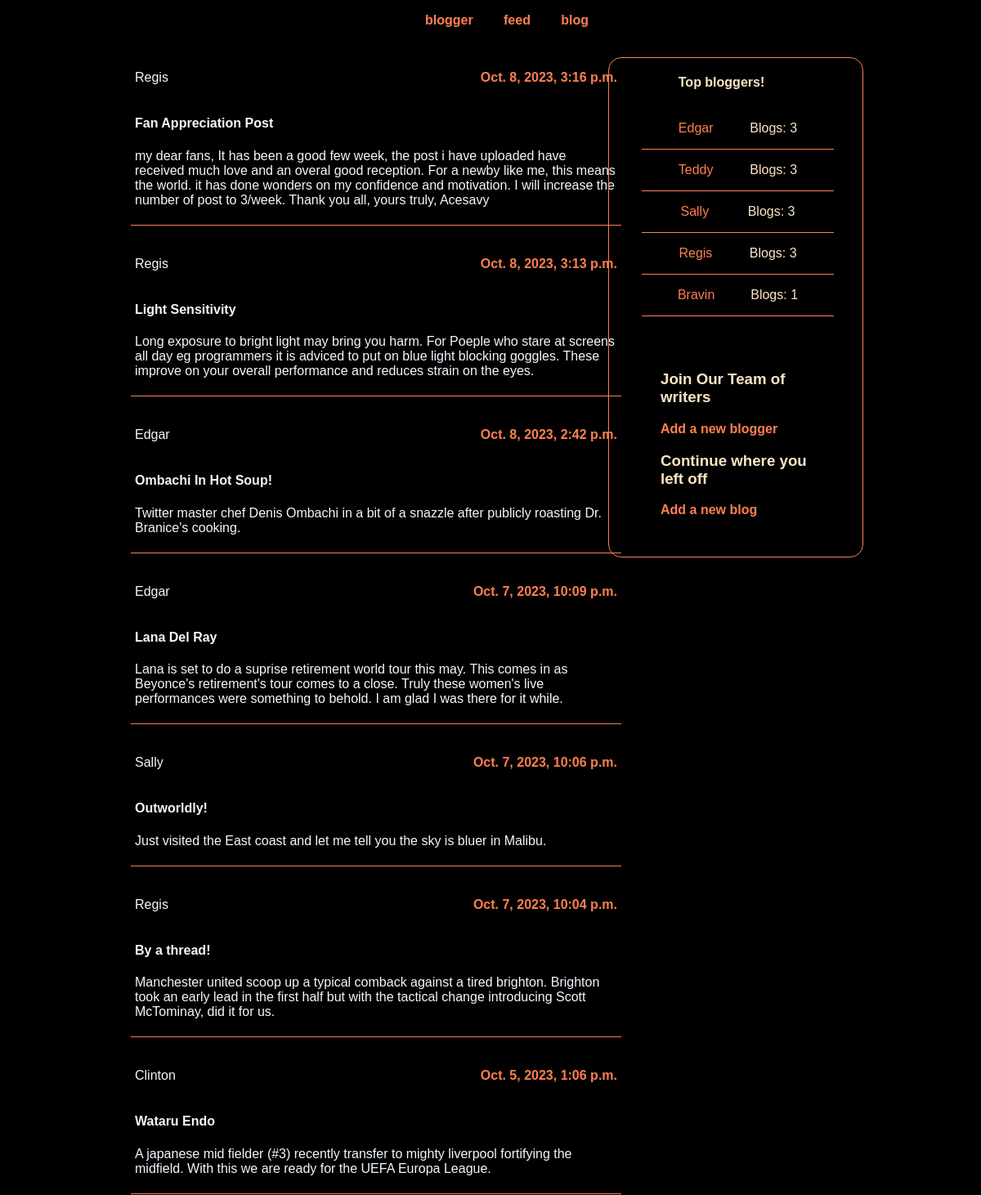
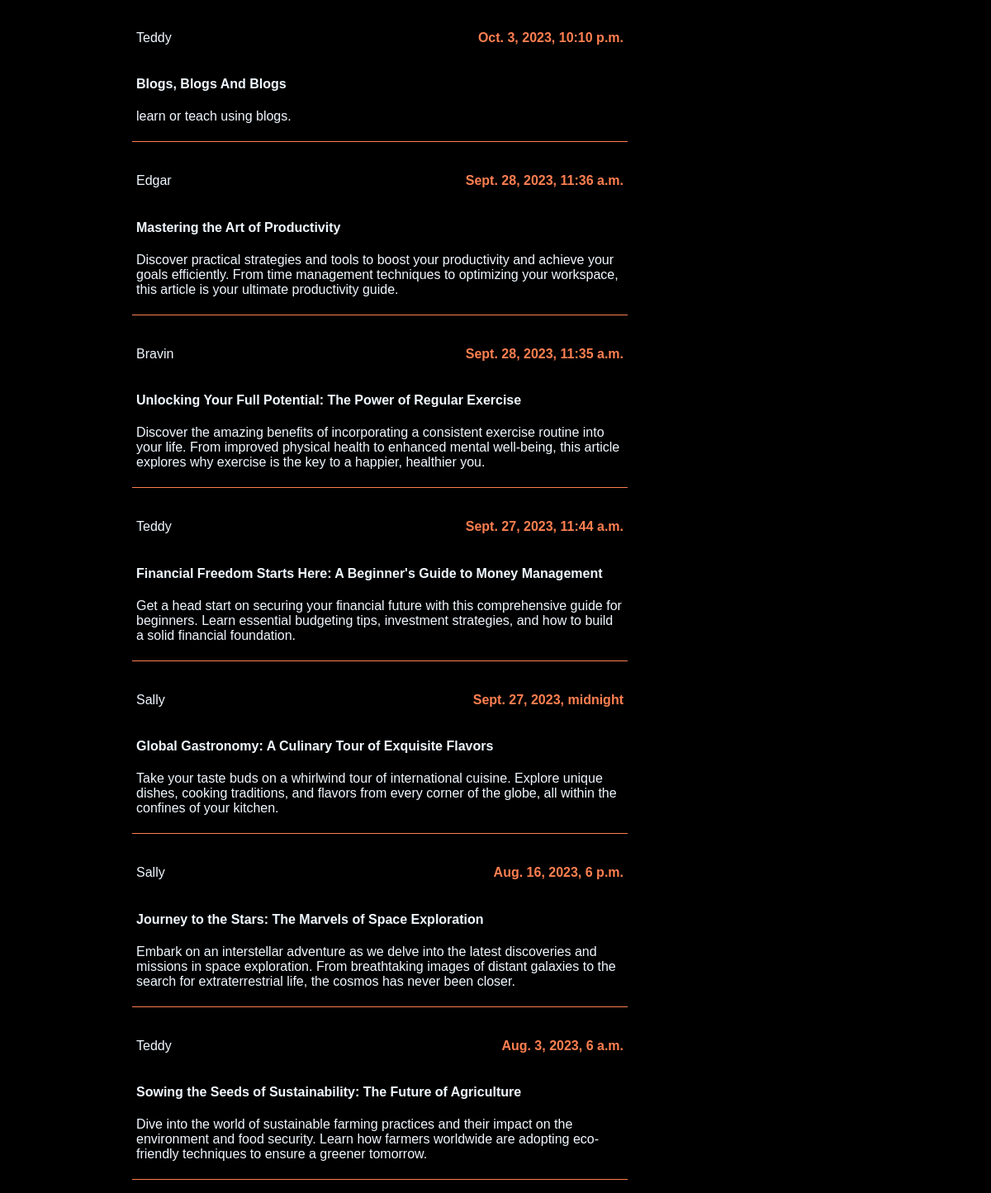
The page / on the database its author committed (2 pictures, top to bottom).
### blog/models.py (models this page shows, shortened)
class Blogger(m.Model):
    name = m.CharField(max_length=255)
    username = m.CharField(max_length=255)
    bio = m.TextField()

class Blog(m.Model):
    title = m.CharField(max_length=255)
    body = m.TextField()
    pub_date = m.DateTimeField("date published")
    blogger = m.ForeignKey(Blogger, on_delete = m.CASCADE)

### blog/views.py (the view)
# urls.py: path('', views.feed, name = "feed"),
def feed(request):
    blogs = Blog.objects.select_related('blogger').order_by("-pub_date")
    ranks = Blogger.objects.annotate(blog_count = Count('blog')).order_by('-blog_count')[:5]
    blog_data = []
    for blog in blogs:
        blog_data.append({
            "blog_id":blog.id,
            "title" : blog.title,
            "body":blog.body,
            "pub_date":blog.pub_date,
            "blogger": blog.blogger.name,
            "blogger_id":blog.blogger.id,
        })
    context = {
        "title": "feed",
        "blog_data":blog_data,
        "ranks": ranks,
    }
    return render(request, "blog/index.html",context)

### blog/templates/blog/index.html (shortened to what this page needs)
<!DOCTYPE html>
<html lang="en">
<head>
</head>
<body>
    <nav>
        <ul class="nav-items">
            <li class="nav_item">
                <p>
                    <a href="{% url 'blog:add_blogger' %}">
                        blogger
                    </a>
                </p>
            </li>
            <li class="nav_item">
                <p>
                    <a href="">
                        feed
                    </a>
                </p>
            </li>
            <li class="nav_item">
                <p>
                    <a href="{% url 'blog:add_blog' %}">
                        blog
                    </a>
                </p>
            </li>
        </ul>
    </nav>
    <div class="content">
    <div class="articles">
    {% for blog in blog_data %}
        <ul>
            <li class="list-item">
                    <div class="blog-details"><p> <a href="{% url 'blog:writer' blog.blogger_id %}">{{blog.blogger}} </a>  </p><p><strong>{{blog.pub_date}}</strong></p>
                    </div>
                        <a href="{% url 'blog:article' blog.blog_id %}">
                            <h4>{{ blog.title}} </h4>
                <p>{{blog.body}}</p>
            </a>
            </li>
        </ul>
        {% endfor%}
    </div>
    <div class="sidebar">
        <div class="bloggers">
        <h4>Top bloggers!</h4>
            <ul>
                {% for rank in ranks %}
                <li class="blogger">
                    <a href="{% url 'blog:writer' rank.id %}">{{ rank.name }}</a>
                    <p>Blogs: {{ rank.blog_count }}</p>
                </li>
                {% endfor %}
            </ul>
        </div>
        <div class="addNew">
            <h3>Join Our Team of writers</h3>
            <p><a href="{% url 'blog:add_blogger' %}">Add a new blogger</a></p>
            <h3>Continue where you left off</h3>
            <p><a href="{% url 'blog:add_blog' %}">Add a new blog</a></p>
        </div>
    </div>
</div>
</body>
</html>

### blog/templates/blog/index.html (style rules this page uses)
* { text-decoration: none; box-sizing: border-box; }
html { scroll-behavior: smooth; }
body { width: 80%; margin: auto; background-color: black; font-family: chivo, sans-serif; color: bisque; text-decoration: none; }
nav { height: 6vh; }
.nav-items { width: 25%; margin: auto; display: flex; justify-content: space-between; }
.nav-items a { color: coral; font-weight: 600; transition: all 300ms ease-in-out; }
.content { display: flex; justify-content: space-between; }
.articles { overflow: auto; }
ul { list-style-type: none; }
.list-item { padding: 5px; width: 600px; margin: left; border-bottom: .7px solid coral; }
.list-item a { color: aliceblue; transition: all 300ms ease-in-out; }
.blog-details { display: flex; justify-content: space-between; align-items: center; padding: 1px 0px; }
.blog-details strong { color: coral; }
.sidebar { border: 1px solid coral; border-radius: 1rem; width: 26%; height: max-content; margin: auto; position: fixed; top: 70px; right: 9rem; }
.bloggers h4 { text-align: center; }
.bloggers { margin: auto; margin-right: 35px; }
.blogger { display: flex; justify-content: space-evenly; align-items: center; border-bottom: 1px solid coral; }
.blogger a { color: coral; transition: all 300ms ease-in-out; }
.addNew { width: 80%; margin: auto; padding: 2rem; }
.addNew p a { color: coral; font-weight: 600; transition: all 300ms ease-in-out; }

### rows shown on the page
Blogger: blogger "Regis" "Regis" "Regis", name "Regis", blog_count "3"
Blog: pub_date "Oct. 8, 2023, 3:16 p.m.", title "Fan Appreciation Post", body "my dear fans, It has been a good few week, the post i have uploaded have received much love and an overal good reception. For a newby like me, this means the world. it has done wonders on my confidence and motivation. I will increase the number of post to 3/week. Thank you all, yours truly, Acesavy"
Blog: pub_date "Oct. 8, 2023, 3:13 p.m.", title "Light Sensitivity", body "Long exposure to bright light may bring you harm. For Poeple who stare at screens all day eg programmers it is adviced to put on blue light blocking goggles. These improve on your overall performance and reduces strain on the eyes."
Blogger: blogger "Edgar" "Edgar" "Edgar", name "Edgar", blog_count "3"
Blog: pub_date "Oct. 8, 2023, 2:42 p.m.", title "Ombachi In Hot Soup!", body "Twitter master chef Denis Ombachi in a bit of a snazzle after publicly roasting Dr. Branice's cooking."
Blog: pub_date "Oct. 7, 2023, 10:09 p.m.", title "Lana Del Ray", body "Lana is set to do a suprise retirement world tour this may. This comes in as Beyonce's retirement's tour comes to a close. Truly these women's live performances were something to behold. I am glad I was there for it while."
Blogger: blogger "Sally" "Sally" "Sally", name "Sally", blog_count "3"
Blog: pub_date "Oct. 7, 2023, 10:06 p.m.", title "Outworldly!", body "Just visited the East coast and let me tell you the sky is bluer in Malibu."
Blog: pub_date "Oct. 7, 2023, 10:04 p.m.", title "By a thread!", body "Manchester united scoop up a typical comback against a tired brighton. Brighton took an early lead in the first half but with the tactical change introducing Scott McTominay, did it for us."
Blogger: blogger "Clinton"
Blog: pub_date "Oct. 5, 2023, 1:06 p.m.", title "Wataru Endo", body "A japanese mid fielder (#3) recently transfer to mighty liverpool fortifying the midfield. With this we are ready for the UEFA Europa League."
Blogger: blogger "Teddy" "Teddy" "Teddy", name "Teddy", blog_count "3"
Blog: pub_date "Oct. 3, 2023, 10:10 p.m.", title "Blogs, Blogs And Blogs", body "learn or teach using blogs."
Blog: pub_date "Sept. 28, 2023, 11:36 a.m.", title "Mastering the Art of Productivity", body "Discover practical strategies and tools to boost your productivity and achieve your goals efficiently. From time management techniques to optimizing your workspace, this article is your ultimate productivity guide."
Blogger: blogger "Bravin", name "Bravin", blog_count "1"
Blog: pub_date "Sept. 28, 2023, 11:35 a.m.", title "Unlocking Your Full Potential: The Power of Regular Exercise", body "Discover the amazing benefits of incorporating a consistent exercise routine into your life. From improved physical health to enhanced mental well-being, this article explores why exercise is the key to a happier, healthier you."
Blog: pub_date "Sept. 27, 2023, 11:44 a.m.", title "Financial Freedom Starts Here: A Beginner's Guide to Money Management", body "Get a head start on securing your financial future with this comprehensive guide for beginners. Learn essential budgeting tips, investment strategies, and how to build a solid financial foundation."
Blog: pub_date "Sept. 27, 2023, midnight", title "Global Gastronomy: A Culinary Tour of Exquisite Flavors", body "Take your taste buds on a whirlwind tour of international cuisine. Explore unique dishes, cooking traditions, and flavors from every corner of the globe, all within the confines of your kitchen."
Blog: pub_date "Aug. 16, 2023, 6 p.m.", title "Journey to the Stars: The Marvels of Space Exploration", body "Embark on an interstellar adventure as we delve into the latest discoveries and missions in space exploration. From breathtaking images of distant galaxies to the search for extraterrestrial life, the cosmos has never been closer."
Blog: pub_date "Aug. 3, 2023, 6 a.m.", title "Sowing the Seeds of Sustainability: The Future of Agriculture", body "Dive into the world of sustainable farming practices and their impact on the environment and food security. Learn how farmers worldwide are adopting eco-friendly techniques to ensure a greener tomorrow."
